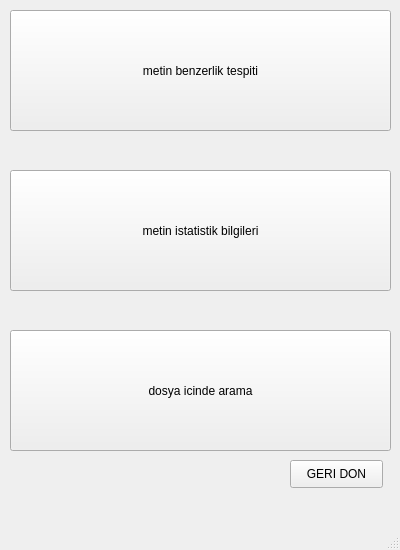
<?xml version="1.0" encoding="UTF-8"?>
<ui version="4.0">
 <class>MainWindow</class>
 <widget class="QMainWindow" name="MainWindow">
  <property name="geometry">
   <rect>
    <x>0</x>
    <y>0</y>
    <width>400</width>
    <height>550</height>
   </rect>
  </property>
  <property name="windowTitle">
   <string>veri tabanindaki verilerle islem yap</string>
  </property>
  <widget class="QWidget" name="centralwidget">
   <widget class="QPushButton" name="pushButton">
    <property name="geometry">
     <rect>
      <x>10</x>
      <y>10</y>
      <width>381</width>
      <height>121</height>
     </rect>
    </property>
    <property name="text">
     <string>metin benzerlik tespiti</string>
    </property>
   </widget>
   <widget class="QPushButton" name="pushButton_2">
    <property name="geometry">
     <rect>
      <x>10</x>
      <y>170</y>
      <width>381</width>
      <height>121</height>
     </rect>
    </property>
    <property name="text">
     <string>metin istatistik bilgileri</string>
    </property>
   </widget>
   <widget class="QPushButton" name="pushButton_3">
    <property name="geometry">
     <rect>
      <x>10</x>
      <y>330</y>
      <width>381</width>
      <height>121</height>
     </rect>
    </property>
    <property name="text">
     <string>dosya icinde arama</string>
    </property>
   </widget>
   <widget class="QPushButton" name="pushButtonG">
    <property name="geometry">
     <rect>
      <x>290</x>
      <y>460</y>
      <width>93</width>
      <height>28</height>
     </rect>
    </property>
    <property name="text">
     <string>GERI DON</string>
    </property>
   </widget>
  </widget>
  <widget class="QMenuBar" name="menubar">
   <property name="geometry">
    <rect>
     <x>0</x>
     <y>0</y>
     <width>400</width>
     <height>26</height>
    </rect>
   </property>
  </widget>
  <widget class="QStatusBar" name="statusbar"/>
 </widget>
 <resources/>
 <connections/>
</ui>
